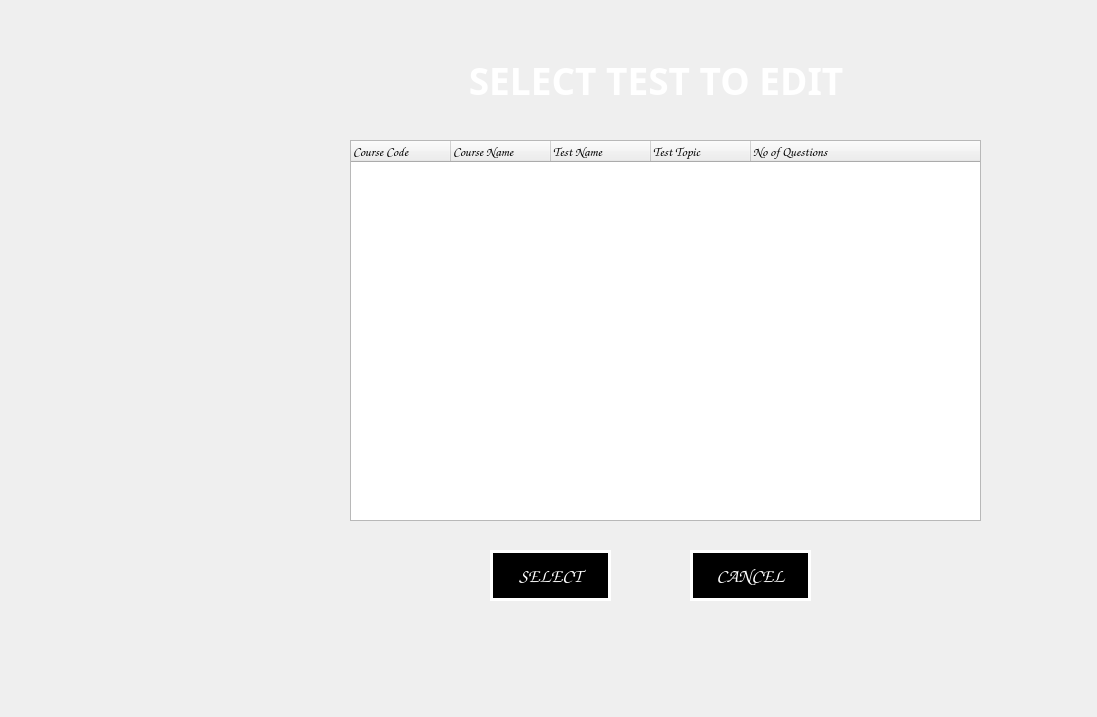
<?xml version="1.0" encoding="UTF-8"?>
<ui version="4.0">
 <class>editTest</class>
 <widget class="QWidget" name="editTest">
  <property name="geometry">
   <rect>
    <x>0</x>
    <y>0</y>
    <width>1097</width>
    <height>717</height>
   </rect>
  </property>
  <property name="font">
   <font>
    <family>Comic Sans MS</family>
    <pointsize>10</pointsize>
    <weight>75</weight>
    <bold>true</bold>
   </font>
  </property>
  <property name="windowTitle">
   <string>editTest</string>
  </property>
  <widget class="QTreeWidget" name="treeWidget">
   <property name="geometry">
    <rect>
     <x>350</x>
     <y>140</y>
     <width>631</width>
     <height>381</height>
    </rect>
   </property>
   <property name="font">
    <font>
     <family>Comic Sans MS</family>
     <pointsize>10</pointsize>
     <weight>75</weight>
     <bold>true</bold>
    </font>
   </property>
   <column>
    <property name="text">
     <string>Course Code</string>
    </property>
   </column>
   <column>
    <property name="text">
     <string>Course Name</string>
    </property>
   </column>
   <column>
    <property name="text">
     <string>Test Name</string>
    </property>
   </column>
   <column>
    <property name="text">
     <string>Test Topic</string>
    </property>
   </column>
   <column>
    <property name="text">
     <string>No of Questions</string>
    </property>
   </column>
  </widget>
  <widget class="QPushButton" name="selectButton">
   <property name="geometry">
    <rect>
     <x>490</x>
     <y>550</y>
     <width>121</width>
     <height>51</height>
    </rect>
   </property>
   <property name="font">
    <font>
     <family>Comic Sans MS</family>
     <pointsize>14</pointsize>
     <weight>75</weight>
     <bold>true</bold>
    </font>
   </property>
   <property name="styleSheet">
    <string notr="true">border-image:none;
color:white;
background-color:inherit;
border:3px solid white;</string>
   </property>
   <property name="text">
    <string>SELECT</string>
   </property>
  </widget>
  <widget class="QPushButton" name="cancelButton">
   <property name="geometry">
    <rect>
     <x>690</x>
     <y>550</y>
     <width>121</width>
     <height>51</height>
    </rect>
   </property>
   <property name="font">
    <font>
     <family>Comic Sans MS</family>
     <pointsize>14</pointsize>
     <weight>75</weight>
     <bold>true</bold>
    </font>
   </property>
   <property name="styleSheet">
    <string notr="true">border-image:none;
color:white;
background-color:inherit;
border:3px solid white;</string>
   </property>
   <property name="text">
    <string>CANCEL</string>
   </property>
  </widget>
  <widget class="QLabel" name="msgLabel">
   <property name="geometry">
    <rect>
     <x>400</x>
     <y>630</y>
     <width>451</width>
     <height>51</height>
    </rect>
   </property>
   <property name="palette">
    <palette>
     <active>
      <colorrole role="WindowText">
       <brush brushstyle="SolidPattern">
        <color alpha="255">
         <red>255</red>
         <green>255</green>
         <blue>255</blue>
        </color>
       </brush>
      </colorrole>
      <colorrole role="Text">
       <brush brushstyle="SolidPattern">
        <color alpha="255">
         <red>255</red>
         <green>255</green>
         <blue>255</blue>
        </color>
       </brush>
      </colorrole>
      <colorrole role="ButtonText">
       <brush brushstyle="SolidPattern">
        <color alpha="255">
         <red>255</red>
         <green>255</green>
         <blue>255</blue>
        </color>
       </brush>
      </colorrole>
     </active>
     <inactive>
      <colorrole role="WindowText">
       <brush brushstyle="SolidPattern">
        <color alpha="255">
         <red>255</red>
         <green>255</green>
         <blue>255</blue>
        </color>
       </brush>
      </colorrole>
      <colorrole role="Text">
       <brush brushstyle="SolidPattern">
        <color alpha="255">
         <red>255</red>
         <green>255</green>
         <blue>255</blue>
        </color>
       </brush>
      </colorrole>
      <colorrole role="ButtonText">
       <brush brushstyle="SolidPattern">
        <color alpha="255">
         <red>255</red>
         <green>255</green>
         <blue>255</blue>
        </color>
       </brush>
      </colorrole>
     </inactive>
     <disabled>
      <colorrole role="WindowText">
       <brush brushstyle="SolidPattern">
        <color alpha="255">
         <red>255</red>
         <green>255</green>
         <blue>255</blue>
        </color>
       </brush>
      </colorrole>
      <colorrole role="Text">
       <brush brushstyle="SolidPattern">
        <color alpha="255">
         <red>255</red>
         <green>255</green>
         <blue>255</blue>
        </color>
       </brush>
      </colorrole>
      <colorrole role="ButtonText">
       <brush brushstyle="SolidPattern">
        <color alpha="255">
         <red>255</red>
         <green>255</green>
         <blue>255</blue>
        </color>
       </brush>
      </colorrole>
     </disabled>
    </palette>
   </property>
   <property name="font">
    <font>
     <family>Comic Sans MS</family>
     <pointsize>14</pointsize>
     <weight>75</weight>
     <bold>true</bold>
    </font>
   </property>
   <property name="styleSheet">
    <string notr="true">color:white;</string>
   </property>
   <property name="text">
    <string/>
   </property>
  </widget>
  <widget class="QLabel" name="label">
   <property name="geometry">
    <rect>
     <x>440</x>
     <y>60</y>
     <width>471</width>
     <height>41</height>
    </rect>
   </property>
   <property name="font">
    <font>
     <family>Colonna MT</family>
     <pointsize>28</pointsize>
     <weight>75</weight>
     <bold>true</bold>
    </font>
   </property>
   <property name="styleSheet">
    <string notr="true">color:white;</string>
   </property>
   <property name="text">
    <string>   SELECT TEST TO EDIT</string>
   </property>
  </widget>
 </widget>
 <layoutdefault spacing="6" margin="11"/>
 <resources/>
 <connections>
  <connection>
   <sender>selectButton</sender>
   <signal>clicked()</signal>
   <receiver>editTest</receiver>
   <slot>selectClicked()</slot>
   <hints>
    <hint type="sourcelabel">
     <x>160</x>
     <y>355</y>
    </hint>
    <hint type="destinationlabel">
     <x>329</x>
     <y>220</y>
    </hint>
   </hints>
  </connection>
  <connection>
   <sender>cancelButton</sender>
   <signal>clicked()</signal>
   <receiver>editTest</receiver>
   <slot>cancelClicked()</slot>
   <hints>
    <hint type="sourcelabel">
     <x>350</x>
     <y>355</y>
    </hint>
    <hint type="destinationlabel">
     <x>329</x>
     <y>220</y>
    </hint>
   </hints>
  </connection>
 </connections>
 <slots>
  <slot>selectClicked()</slot>
  <slot>cancelClicked()</slot>
 </slots>
</ui>
